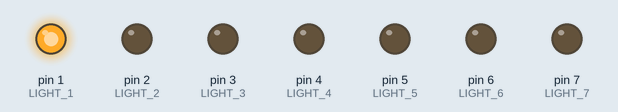
The sketch below on a simulated Arduino Uno, built with avr-gcc and run on an emulated ATmega328P. On the bench: output pins drawn as LEDs (lit = HIGH).

Above: at 0.1 s.
At 5.1 s:
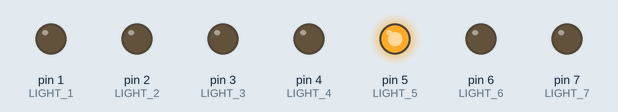
At 10.1 s:
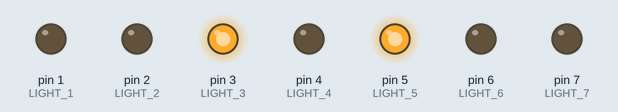
At 20.1 s:
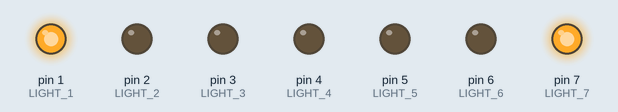
At 30.1 s:
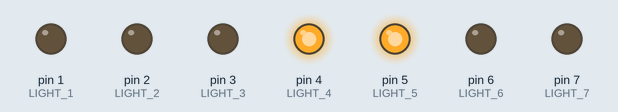
At 39.75 s:
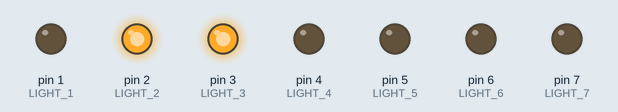
Timing chart, 0 to 40.0 s (numbered marks = the images above):
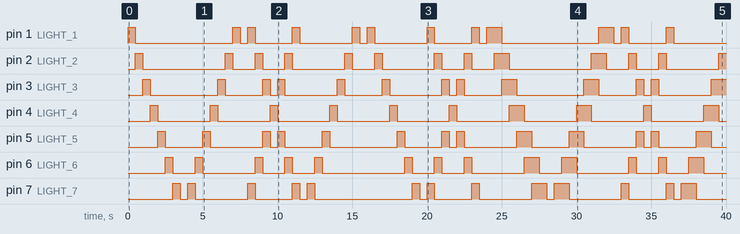

Measured:
- by itself, pin 1 (LIGHT_1): LOW → HIGH at 0.00 s, → LOW 0.50 s later, → HIGH 6.5 s later, → LOW 0.50 s later, … (24 changes in this stretch)
- by itself, pin 2 (LIGHT_2): LOW → HIGH at 0.50 s, → LOW 0.50 s later, → HIGH 5.5 s later, → LOW 0.50 s later, … (25 changes in this stretch)
- by itself, pin 3 (LIGHT_3): LOW → HIGH at 1.0 s, → LOW 0.50 s later, → HIGH 4.5 s later, → LOW 0.50 s later, … (25 changes in this stretch)
- by itself, pin 4 (LIGHT_4): LOW → HIGH at 1.5 s, → LOW 0.50 s later, → HIGH 3.5 s later, → LOW 0.50 s later, … (20 changes in this stretch)
- by itself, pin 5 (LIGHT_5): LOW → HIGH at 2.0 s, → LOW 0.50 s later, → HIGH 2.5 s later, → LOW 0.50 s later, … (26 changes in this stretch)
- by itself, pin 6 (LIGHT_6): LOW → HIGH at 2.5 s, → LOW 0.50 s later, → HIGH 1.5 s later, → LOW 0.50 s later, … (26 changes in this stretch)
- by itself, pin 7 (LIGHT_7): LOW → HIGH at 3.0 s, → LOW 0.50 s later, → HIGH 0.50 s later, → LOW 0.50 s later, … (26 changes in this stretch)

The sketch:

sequence.ino
```cpp
/*
  Sequence
  ========
*/

int LIGHT_1 = 1;
int LIGHT_2 = 2;
int LIGHT_3 = 3;
int LIGHT_4 = 4;
int LIGHT_5 = 5;
int LIGHT_6 = 6;
int LIGHT_7 = 7;

void setup()
{
  pinMode(LIGHT_1, OUTPUT);
  pinMode(LIGHT_2, OUTPUT);
  pinMode(LIGHT_3, OUTPUT);
  pinMode(LIGHT_4, OUTPUT);
  pinMode(LIGHT_5, OUTPUT);
  pinMode(LIGHT_6, OUTPUT);
  pinMode(LIGHT_7, OUTPUT);
}

void pause()
{
  delay(500);
}
void off(int light)
{
  digitalWrite(light, LOW);
}
void on(int light)
{
  digitalWrite(light, HIGH);
  pause();
}
void offOn(int lightOff, int lightOn)
{
  off(lightOff);
  on(lightOn);
}
void onOn(int light1, int light2)
{
  digitalWrite(light1, HIGH);
  digitalWrite(light2, HIGH);
  pause();
}
void offOff(int light1, int light2)
{
  digitalWrite(light1, LOW);
  digitalWrite(light2, LOW);
}

void inAndOut()
{
  // 17, 26, 35, 4,
  onOn(LIGHT_1, LIGHT_7);
  offOff(LIGHT_1, LIGHT_7);
  onOn(LIGHT_2, LIGHT_6);
  offOff(LIGHT_2, LIGHT_6);
  onOn(LIGHT_3, LIGHT_5);
  offOff(LIGHT_3, LIGHT_5);
  on(LIGHT_4);

  // 35, 26, 17, 0
  off(LIGHT_4);
  onOn(LIGHT_3, LIGHT_5);
  offOff(LIGHT_3, LIGHT_5);
  onOn(LIGHT_2, LIGHT_6);
  offOff(LIGHT_2, LIGHT_6);
  onOn(LIGHT_1, LIGHT_7);
  offOff(LIGHT_1, LIGHT_7);
  pause();
}

void leftToRight()
{
    // 1 ... 7
  on(LIGHT_1);
  offOn(LIGHT_1,LIGHT_2);
  offOn(LIGHT_2,LIGHT_3);
  offOn(LIGHT_3,LIGHT_4);
  offOn(LIGHT_4,LIGHT_5);
  offOn(LIGHT_5,LIGHT_6);
  offOn(LIGHT_6,LIGHT_7);
  off(LIGHT_7);
  pause();
}

void rightToLeft()
{
  // 7 ... 1
  on(LIGHT_7);
  offOn(LIGHT_7,LIGHT_6);
  offOn(LIGHT_6,LIGHT_5);
  offOn(LIGHT_5,LIGHT_4);
  offOn(LIGHT_4,LIGHT_3);
  offOn(LIGHT_3,LIGHT_2);
  offOn(LIGHT_2,LIGHT_1);
  off(LIGHT_1);
  pause();
}

void leftToRightDouble()
{
  // 1, 12 ... 67, 7
  on(LIGHT_1);
  on(LIGHT_2);
  offOn(LIGHT_1,LIGHT_3);
  offOn(LIGHT_2,LIGHT_4);
  offOn(LIGHT_3,LIGHT_5);
  offOn(LIGHT_4,LIGHT_6);
  offOn(LIGHT_5,LIGHT_7);
  off(LIGHT_6);
  pause();
  off(LIGHT_7);
  pause();
}

void rightToLeftDouble()
{
  // 7, 67 ... 12, 1
  on(LIGHT_7);
  on(LIGHT_6);
  offOn(LIGHT_7,LIGHT_5);
  offOn(LIGHT_6,LIGHT_4);
  offOn(LIGHT_5,LIGHT_3);
  offOn(LIGHT_4,LIGHT_2);
  offOn(LIGHT_3,LIGHT_1);
  off(LIGHT_2);
  pause();
  off(LIGHT_1);
  pause();
}

void loop()
{
  leftToRight();
  rightToLeft();
  inAndOut();

  rightToLeft();
  leftToRight();
  inAndOut();

  leftToRightDouble();
  rightToLeftDouble();
  inAndOut();

  rightToLeftDouble();
  leftToRightDouble();
  inAndOut();
}
```
